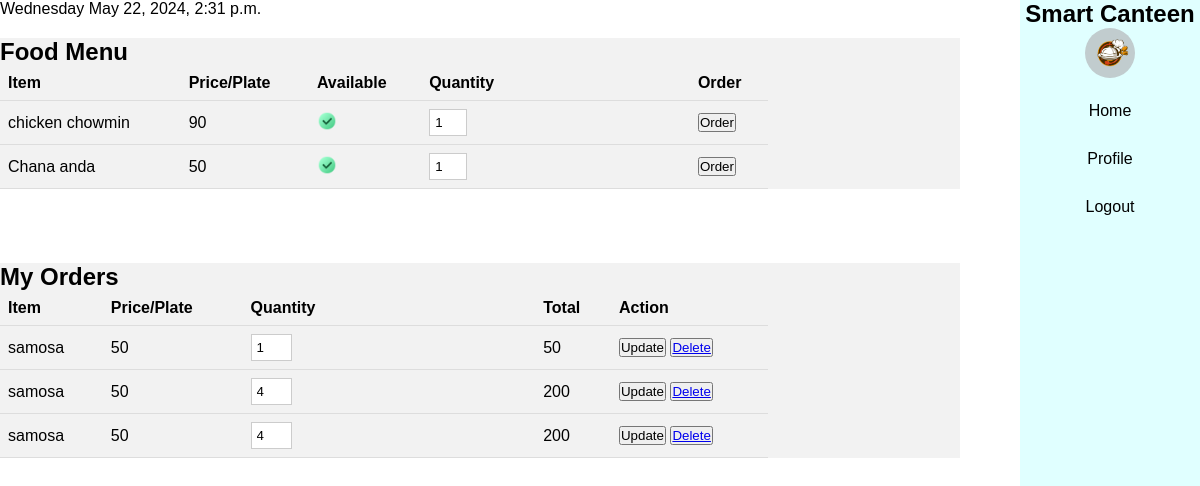
Before: / (signed in) with the older database file.
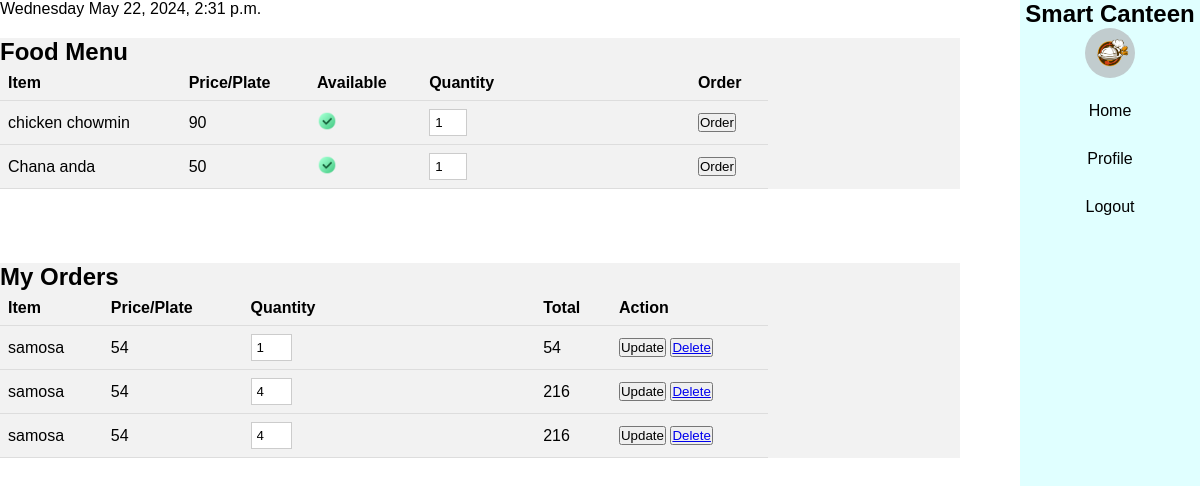
After: the same page with the newer database file.
### base/models.py (models this page shows, shortened)
class Orders(models.Model):
    user = models.ForeignKey(User, on_delete=models.CASCADE,)
    menu_item = models.ForeignKey(FoodItem, on_delete=models.CASCADE)
    order_date = models.DateField(auto_now=True)
    order_time = models.TimeField()
    quantity = models.PositiveIntegerField(default=1)
    status = models.BooleanField(default=False)
    class Meta:
        verbose_name = 'Order'
        verbose_name_plural = 'Orders'
        ordering=['order_date']
    def total_cost(self):
        return self.menu_item.price * self.quantity

class FoodItem(models.Model):
    name = models.CharField(max_length=100)
    price = models.IntegerField( )
    available = models.BooleanField(default=True)

### base/decorators.py (the view)
    def wrap(request, *args, **kwargs):
        user = request.user
        if hasattr(user, "administration"):
            admin = user.administration
            if admin.user_type == "Admin":
                return redirect("canteen_admin")
            elif admin.user_type == "Staff":
                return redirect("staff")
        return function(request, *args, **kwargs)

### base/views.py (called while the page is built)
@login_required(login_url="login")
@check_student_teacher
def home(request):
    time_zone = timezone.now()
    day_of_week = time_zone.strftime("%A")
    current_time = time_zone
    day_menu = Menu.objects.get(day_of_week=day_of_week[:2].upper())
    menu_items = day_menu.menu_items.all()
    my_orders = Orders.objects.filter(user=request.user)
    context = {
        "menu": menu_items,
        "current_time": time_zone,
        "day_of_week": day_of_week,
        "my_orders": my_orders,
    }
    return render(request, "home.html", context)

### templates/home.html (shortened to what this page needs)
{% extends "base/base.html" %}
{% load static %}
{% block content %}
<div>
    {{day_of_week}} {{current_time}}
</div>
<div class="menu">
    <h2>Food Menu</h2>
    <table>
        <tr>
            <th>Item</th>
            <th>Price/Plate</th>
            <th>Available</th>
            <th>Quantity</th>
            <th>Order</th>
        </tr>
        {% for item in menu %}
        <form action="{% url 'create_order' item.id %}" method="POST">
            <tr>
                <td>{{ item.name }}</td>
                <td>{{ item.price }}</td>
                {% if item.available %}
                <td><img id="availability" src="{%static 'images/icons/right.png'%}" alt=""></td>
                <td><input type="number" name="quantity" value="1" id=""></td>
                <td> <button type="submit">Order</button></td>
                {% else %}
                <td><img id="availability" src="{%static 'images/icons/wrong.png'%}" alt=""></td>
                {% endif %}
            </tr>
        </form>
        {% endfor %}
    </table>
</div>
<br><br><br>
<div class="menu">
    <h2>My Orders</h2>
    <table>
        <tr>
            <th>Item</th>
            <th>Price/Plate</th>
            <th>Quantity</th>
            <th>Total</th>
            <th>Action</th>
        </tr>
        {% for order in my_orders %}
        <tr>
            <td>{{ order.menu_item.name }}</td>
            <td>{{ order.menu_item.price }}</td>
            <form action="{% url 'update_order' order.id %}" method="POST">
                <td> <input type="number" name="quantity" id="" value="{{order.quantity}}"></td>
                <td>{{order.total_cost}}</td>
                <td>
                    <button type="submit"> Update</button>
            </form>
            <button> <a href="{% url 'delete_order' order.id%} "> Delete</a></button>
        </tr>
        {% endfor %}
    </table>
</div>
{% endblock %}

Changed rows visible on the page:
changed through a linked row, Orders (number 1 of 3 on the later page): menu_item.price "50" → "54"; total_cost "50" → "54"
changed through a linked row, Orders (number 2 of 3 on the later page): menu_item.price "50" → "54"; total_cost "200" → "216"
changed through a linked row, Orders (number 3 of 3 on the later page): menu_item.price "50" → "54"; total_cost "200" → "216"
